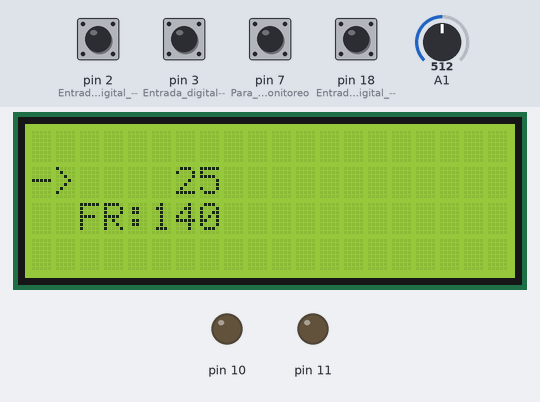
The sketch below on a simulated Arduino Mega 2560, built with avr-gcc and run on an emulated ATmega2560. On the bench: 20×4 character LCD, output pins drawn as LEDs (lit = HIGH). The test bench sets the inputs (shaded band); at power-on: pin 2 (Entrada_digital_--), pin 3 (Entrada_digital--), pin 18 (Entrada_digital_--) HIGH, pin 7 (Para_el_switch_Monitoreo) LOW, A1 = 512.

Above: at 1.2 s.
1.3 s: pin 2 (Entrada_digital_--) pulled LOW for 0.15 s
At 2.6 s:
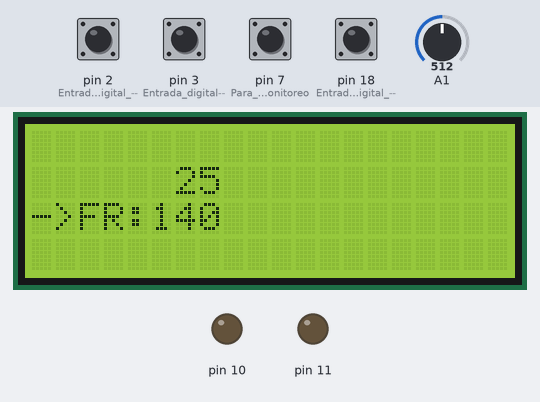
2.9 s: pin 7 (Para_el_switch_Monitoreo) pulled HIGH for 0.15 s
At 2.98 s:
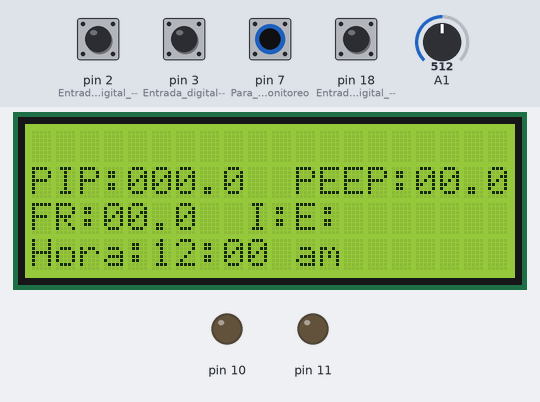
4.5 s: pin 2 (Entrada_digital_--) pulled LOW for 1 s
At 6.5 s:
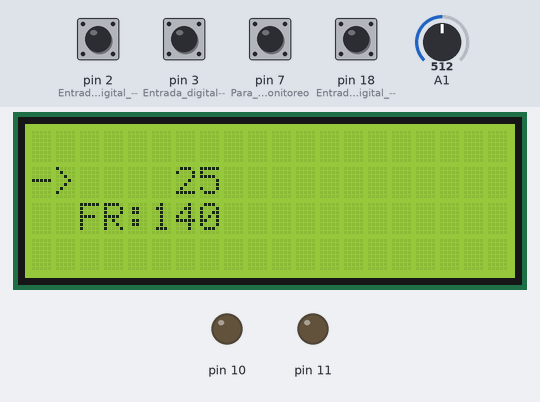
7.0 s: pin 18 (Entrada_digital_--) pulled LOW for 0.15 s
At 8.4 s:
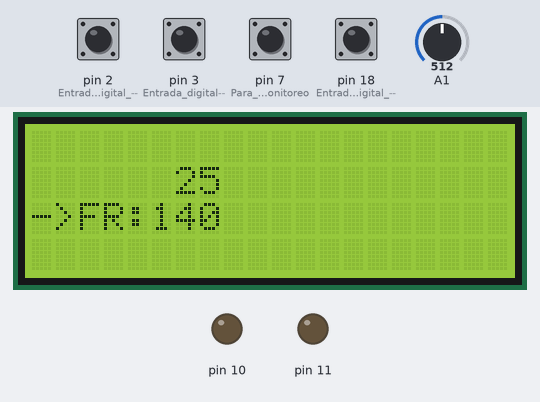
Timing chart, 0 to 9.6 s (numbered marks = the images above; inputs shaded):
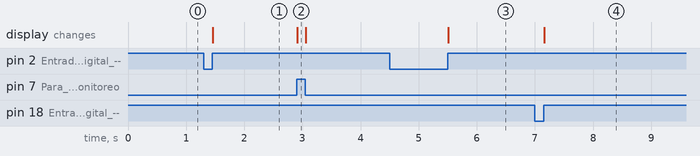

Measured:
- after the input at 1.3 s, the display: changes after 0.16 s (image 1)
- after the input at 2.9 s, the display: changes at once (image 2)
- after the input at 4.5 s, the display: changes after 1.0 s (image 3)
- after the input at 7.0 s, the display: changes after 0.16 s (image 4)

The sketch:

Monitoreo.ino
```cpp
//Inclusion de librerias
#include <LiquidCrystal.h>
LiquidCrystal lcd(53, 51, 50, 49, 48, 47);

//Variables PRESION
volatile bool bandTimer0 = false;
volatile bool bandADC0 = false;
volatile bool bandLCD = false;
volatile bool bandTI= false;
volatile bool bandTE= false;
volatile bool bandON= false;
volatile bool bandbuzz= false;
volatile bool bandbuzz1= false;
unsigned int Vp;
unsigned int ValADCp;
unsigned int P;
unsigned int N;
unsigned int Pmx;
unsigned int Pmx1;
unsigned int PIP;
unsigned int Pmn;
unsigned int Pmn1;
unsigned int PEEP;
unsigned int TR;//  Periodo de la senal
unsigned int FR1;
unsigned int FR;//  Frecuencia de la senal CORREGIDO
unsigned int TI;//  Periodo inspiratorio
unsigned int TE;//  Periodo expiratorio
unsigned int contTE;
unsigned int contTI;
unsigned int contdes;
unsigned int contbuzz;


//VARIABLES PANTALLA

unsigned int D_H=1; // decenas horas
unsigned int U_H=2; // unidades horas
unsigned int D_M=0; // decenas minutos
unsigned int U_M=0; // unidades minutos
unsigned int PIP_SW2=250;
unsigned int FR_SW2=140;
String select_flecha="->";
volatile bool bandButton_3 =false;//Bandera de identificación de interrupción boton 3
volatile bool bandButton_2 =false;//Bandera de identificación de interrupción boton 2
volatile bool bandButton_18=false;//Bandera de identificación de interrupción boton 18
volatile bool bandButton_2v =false;
volatile bool bandButton_18v=false;
volatile bool abajo=true;


//INTERRUPCIONES ADC
ISR (TIMER0_COMPA_vect) {
  bandTimer0 = true;
}


//INTERRUPCIONES LCD
void ButtonPress_3(){// si se presiona el bonton de SELECCIONAR
  bandButton_3=true;
}
void ButtonPress_2(){
  if(bandButton_3==false)
  bandButton_2=!bandButton_2; //bandera para bajar la flecha
  if(bandButton_3==true){
    bandButton_2v=true; //bandera para disminuir la magnitud
  }
}
void ButtonPress_18(){
  bandButton_18=!bandButton_18;//bandera para subir la flecha
  if(bandButton_3==true){
    bandButton_18v==true; //bandera para disminuir magnitud
  }
}


void setup() {

  //Configuracion del lcd
  lcd.begin(20,4);
  pinMode(6,INPUT); //Para el switch Iniciar/Standby -->abierto=standby cerrado=Iniciar
  pinMode(7,INPUT); //Para el switch Monitoreo/Alarma -->abierto=alarmas cerrado=monitoreo
  pinMode(3,INPUT); // Entrada digital--> Para botón de ACEPTAR
  digitalWrite(3,HIGH); //Internamente como resistencia pull-up
  pinMode(2,INPUT); // Entrada digital --> Para botón de DISMINUIR/BAJAR
  digitalWrite(2,HIGH); //Internamente como resistencia pull-up
  pinMode(18,INPUT); // Entrada digital --> para botón de AUMENTAR/SUBIR
  digitalWrite(18,HIGH); //Internamente como resistencia pull-up

    //Configuración interrupciones
  // ACEPTAR
  attachInterrupt(digitalPinToInterrupt(3),ButtonPress_3,RISING);
  //DISMINUIR/BAJAR
  attachInterrupt(digitalPinToInterrupt(2),ButtonPress_2,RISING);
  //AUMENTAR/SUBIR
  attachInterrupt(digitalPinToInterrupt(18),ButtonPress_18,RISING);


  //Configuracion salida
  pinMode(10, OUTPUT);
  pinMode(11, OUTPUT);
  digitalWrite(10, LOW);
  digitalWrite(11, LOW);
  //Configuracion timer
  //1. Modo de funcionamiento
  bitClear(TCCR0B, WGM02);
  bitSet(TCCR0A, WGM01);
  bitClear(TCCR0A, WGM00);
  //2. Seleccion de reloj
  bitClear(TCCR0B, CS02);
  bitSet(TCCR0B, CS01);
  bitSet(TCCR0B, CS00);
  bitClear(TCCR0A, COM1B1);
  bitClear(TCCR0A, COM1B0);
  bitClear(TCCR0A, COM1A0);
  bitClear(TCCR0A, COM1A1);
  OCR0A= 249;//1KHZ CORREGIDO
  //Habilitacion de interrupcion
  bitSet(TIMSK0, OCIE0A);

}


void loop() {
  //Procesamiento informacion
  //Procesamiento Timer
  if (bandTimer0==true){
    bandTimer0=false;
    bandADC0=true;
    bandLCD=true;
    contdes++; // DIVISION DE MUESTRAS

    // CONTADOR TI
    if (bandTI==true){
      contTI++;
    }
    if (bandTI==false){
      if (contTI!=0){
        TI=contTI;
      }
      contTI=0;
    }
    // CONTADOR TE
    if (bandTE==true){
      contTE++;
    }
    if (bandTE==false){
      if (contTE!=0) {
        TE=contTE;
        TR=((TI+TE)*10);//Periodo de la senal
        N= TR/1000;
        if (TR>1500){
          N=(TR/1000)-1;
          bandON=false;

        }
        FR1= 600000/(TR-(232*N));
        FR= (0.44*(FR1)+20);//frecuencia por minuto CORREGIDA
      }
      contTE=0;
    }
  }
  // PIP
  if (contdes == 1){
    Pmx=P;
  }
  else if (contdes == 2){
    if (Pmx<P) {
      Pmx1=Pmx;
      bandTI= true;
      bandON=true;

    }
    else if (Pmx>P) {
      PIP=Pmx1;
      bandTI= false;

    }
  }
  // PEEP
  if (contdes == 1){
    Pmn=P;
  }
  if (contdes == 2){
    contdes = 0;
    if (contTE>600){
      PIP=0;
      PEEP=0;
      bandTE= false;
      bandTI= false;
    }
    else if (Pmn>P) {
      Pmn1=Pmn;
      bandTE= true;
    }
    else if (Pmn<P) {
      PEEP=Pmn1;
      bandTE= false;
    }
  }
  if (bandLCD == true) {
    bandLCD= false;
    ProcedLCD();
  }
  //Procesamiento ADC
  if (bandADC0==true){
    bandADC0=false;
    ValADCp= analogRead(A1);
    Vp = ((unsigned long)ValADCp*50000)/1023;
    P = ((((unsigned long)Vp)-3.7623)/5105.7)*101.97;//cmH2O con un decimal
  }

//ALARMAS
// PIP ALTO
  if (PIP>=PIP_SW2){
    bandbuzz=true;
  }
  else if(PIP<=PIP_SW2){
    bandbuzz=false;

  }

// FR ALTO
  if (FR>=FR_SW2){
    bandbuzz1=true;
  }
  else if(FR<=FR_SW2){
    bandbuzz1=false;

  }

  if ((bandbuzz1==false) && (bandbuzz==false)){
    digitalWrite(11,LOW);
  }
  else if ((bandbuzz1==true) || (bandbuzz==true)){
    digitalWrite(11,HIGH);
  }
}
void ProcedLCD() {


//condiciones cuando se enciende el ventilador
  //primera fila del LCD en blanco
  // **VENTANA DE MONITOREO - variables en cero____________________________________________________
  if (digitalRead(7)==HIGH){
    lcd.setCursor(0,1);
    //
    lcd.print("PIP:");
    lcd.print(PIP/1000);
    lcd.print(PIP/100);
    lcd.print((PIP % 100) / 10);
    lcd.print(".");
    lcd.print((PIP%10));

    lcd.print("  PEEP:");
    lcd.print(PEEP/100);
    lcd.print((PEEP % 100) / 10);
    lcd.print(".");
    lcd.print((PEEP%10));
//

    lcd.setCursor(0,2);

    //
    lcd.print("FR:");
    lcd.print(FR/100);// BPM
    lcd.print((FR % 100) / 10);
    lcd.print(".");
    lcd.print((FR%10));
//
    //lcd.setCursor(9,2);
    lcd.print("  I:E:");
    if (TE>TI) {
     lcd.print("1.0:");
     lcd.print(TE/TI);
     lcd.print(".");
     lcd.print((TE%TI)/10);
    }
    if (TE<TI) {
     lcd.print(TI/TE);
     lcd.print(".");
     lcd.print((TI%TE)/10);
     lcd.print(":1.0");
    }

    if (bandbuzz==true){
    lcd.setCursor(0,0);
    lcd.print("Alarma: PIP elevada");

   }
   else if (bandbuzz1==true){
    lcd.setCursor(0,0);
    lcd.print("Alarma: FR elevada");

   }
   else if ((bandbuzz=false)&&(bandbuzz1==false)){
    lcd.setCursor(0,0);
    lcd.print("                   ");
   }
   lcd.setCursor(0,3);
   lcd.print("Hora:");// 00:00 am
   lcd.print(D_H);//hora
   lcd.print(U_H);//hora
   lcd.print(":");
   lcd.print(D_M);//minutos             **Reloj entra por serial, inicia en 00:00 am**
   lcd.print(U_M);
   lcd.print(" am");
 }


 //VENTANA DE AJUSTE_________________________________________________________________
 else if (digitalRead(7)==LOW) {
   lcd.setCursor(0,1);
   lcd.print(select_flecha);
   lcd.setCursor(2,1);
   lcd.print("PIP:");
   lcd.print(PIP_SW2); //por defecto 30
   lcd.setCursor(2,2);
   lcd.print("FR:"); // FR=30
   lcd.print(FR_SW2);
   lcd.setCursor(0,2);
   lcd.print("  ");
   lcd.setCursor(0,3);
   lcd.print("             ");
   lcd.setCursor(8,1);
   lcd.print("            ");
   lcd.setCursor(8,2);
   lcd.print("                  ");
// PARA LA BANDERA DE SELECCIÓN __________________________________________________
     if (bandButton_3==false){
      if((bandButton_2==true && bandButton_18==true)|| (bandButton_2==!bandButton_18)){ // para que suba o baje la flecha
        abajo=false;
        while((bandButton_2==true && bandButton_18==true)|| (bandButton_2==!bandButton_18)){
          lcd.setCursor(0,1); //(COLUMNA, FILA)
          lcd.print("  ");
          lcd.setCursor(0,2); //(COLUMNA, FILA)
          lcd.print(select_flecha);
          if(digitalRead(7)==HIGH){
            break;
          }
        }
      }
      else if ((bandButton_2==false && bandButton_18==false)) {
        abajo=true;
        while ((bandButton_2==false && bandButton_18==false)){
          lcd.setCursor(0,1);
          lcd.print(select_flecha);
          lcd.setCursor(0,2); //(COLUMNA, FILA)
          lcd.print("  ");
          if(digitalRead(7)==HIGH){
            break;
          }
        }

      }
     }
     else if(bandButton_3==true){
      //bandButton_3=false;
      digitalWrite(13,HIGH);
      if (bandButton_2v==true){//bandera para disminuir
        bandButton_2v=false;

        while(abajo==true){//para saber cual variable se cambia
          lcd.setCursor(6,2);//para la ubicación de la variable
          FR_SW2--;//para hacer la disminucion de la varible
          lcd.write(FR_SW2);
          if(abajo=false){
            break;
          }
        }
      }
     }
  }
}
```
